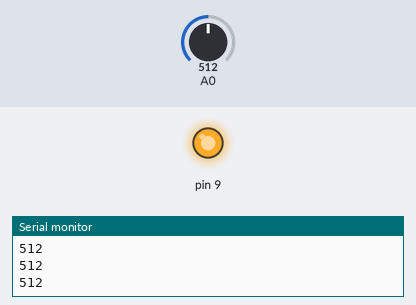
Recording of a sketch running on a simulated Arduino Uno, built with avr-gcc and run on an emulated ATmega328P. Parts: output pins drawn as LEDs (lit = HIGH), the last lines printed to the serial monitor. Inputs (shaded band) come from the test bench; at power-on: A0 = 512.

Above: at 1.2 s.
1.3 s: A0 set to 490
At 2.5 s:
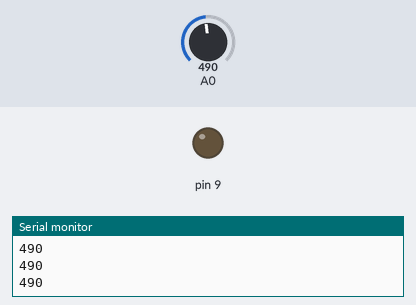
2.8 s: A0 set to 510
At 3.7 s:
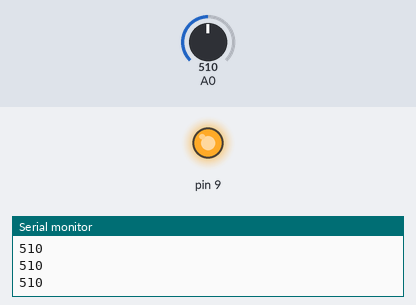
4.3 s: A0 set to 306
At 4.8 s:
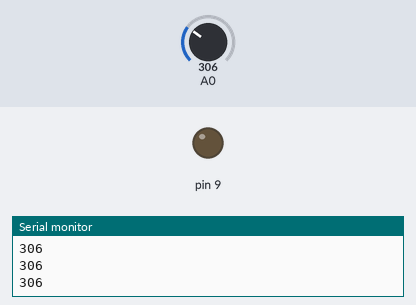
Timing chart, 0 to 7.3 s (numbered marks = the images above; inputs shaded):
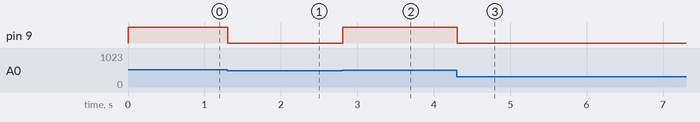

The sketch:

photoResistorExam1.ino
```cpp
void setup() {
 pinMode(9,OUTPUT);
 Serial.begin(9600);
}

void loop() {
  int resitstorVal = analogRead(A0);
  Serial.println(resitstorVal);
  if(resitstorVal > 500) {
    digitalWrite(9,HIGH);
  }else {
    digitalWrite(9,LOW);
  }


}
```

Measured:
- the behaviour switches between 501 and 500 on A0 (found by bisection; images 0 and 1)
- after the input at 1.3 s, pin 9: HIGH → LOW at once
- after the input at 2.8 s, pin 9: LOW → HIGH at once
- after the input at 4.3 s, pin 9: HIGH → LOW at once
